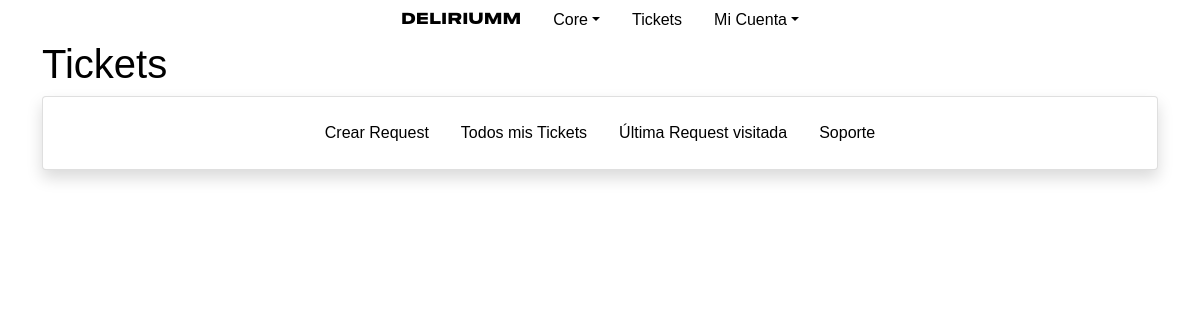
Page /core/tickets/ (signed in) on the earlier database version.
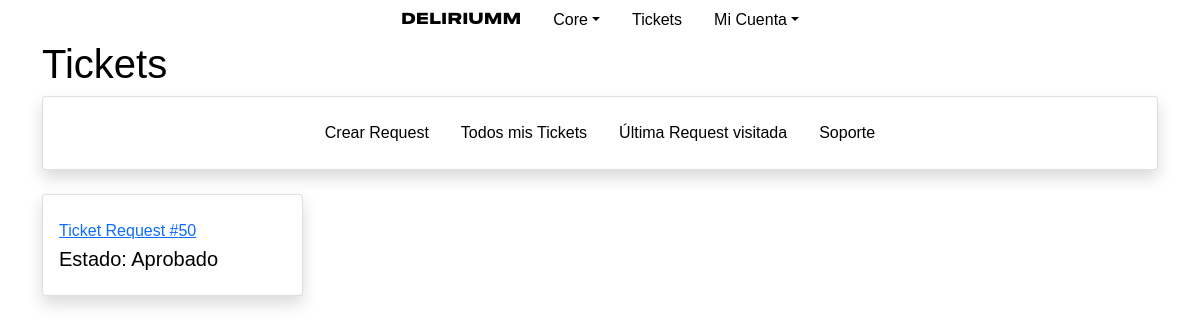
Same page on the later database version.
### tickets/models.py (models this page shows, shortened)
class TicketRequest(models.Model):
    user = models.ForeignKey(User, on_delete=models.CASCADE)
    event = models.ForeignKey(Event, on_delete=models.CASCADE)
    context = models.CharField(max_length=300, blank=True)
    q_tickets = models.IntegerField(verbose_name="Tickets")
    reference = models.CharField(max_length=150, default="none")
    client = models.CharField(max_length=50, default="none")
    total = models.IntegerField(verbose_name="Total", default="0")
    created = models.DateTimeField(auto_now=True)
    staff_asigned = models.CharField(max_length=30, default="none")
    comprobante = models.FileField(upload_to='uploads/comprobantes/', blank=True)
    PAYMENTS = (
        ("CASH", "Efectivo"),
        ("CARD", "Tarjeta"),
        ("TRANSFER", "Transferencía"),
        ("DEPOSIT", "Deposíto"),
    )
    payment_method = models.CharField(
        max_length=20,
        choices=PAYMENTS,
        default='CASH',
    )
    STATUS = (
        ("PE", "Pendiente"),
        ("RE", "Rechazado"),
        ("VA", "Aprobado"),
        ("AR", "Archivado"),
    )
    status = models.CharField(
        max_length=2,
        choices=STATUS,
        default='PE',
    )

### tickets/views.py (the view)
# urls.py: path("", views.index, name="index"),
def index(request):
    if not request.user.is_authenticated:
        return HttpResponseRedirect(reverse("users:login"))
    usercore = get_object_or_404(UserCore, user=request.user)
    return render(request, "tickets/index.html",{
        "ticketspe": request.user.ticketrequest_set.all().filter(status="PE"),
        "ticketsap": request.user.ticketrequest_set.all().filter(status="VA"),
        "ticketsre": request.user.ticketrequest_set.all().filter(status="RE"),
        "last_ticket": usercore.last_ticket_request_see,
    })

### tickets/templates/tickets/index.html (shortened to what this page needs)
{% extends 'tickets/layout_1.html' %}
{% block head %}
{% load static %}
{% endblock %}
{% block body %}
<h1>Tickets</h1>
<div class="card shadow mb-4 ">
    <div class="card-body ">
        <ul class="nav justify-content-center">
            <li class="nav-item border-0">
                <a class="nav-link" href="{% url 'tickets:create_request_view' %}">Crear Request</a>
            </li>
            <li class="nav-item border-0">
                <a class="nav-link" href="{% url 'tickets:my_tickets' %}">Todos mis Tickets</a>
            </li>
            <li class="nav-item border-0">
                <a class="nav-link" href="{% url 'tickets:request_view' last_ticket %}">Última Request visitada</a>
            </li>
            <li class="nav-item border-0">
                <a class="nav-link" href="{% url 'tickets:index' %}">Soporte</a>
            </li>
        </ul>
    </div>
</div>
<div class="row">
    {% for ticket in ticketsap %}
    <div class="col-xl-3 col-md-6 mb-4">
        <div class="card border-left-primary shadow h-100 py-2">
            <div class="card-body">
                <div class="row no-gutters align-items-center">
                    <div class="col mr-2">
                        <div class="text-xs font-weight-bold text-primary mb-1">
                            <a href="{% url 'tickets:request_view' ticket.pk %}">Ticket Request #{{ ticket.pk }}</a></div>
                        <div class="h5 mb-0 font-weight-bold text-gray-800">Estado: {{ ticket.get_status_display }}</div>
                    </div>
                </div>
            </div>
        </div>
    </div>
    {% endfor %}
</div>
{% endblock body %}

Differences in the rows shown:
added TicketRequest: pk "50", status "Aprobado"
